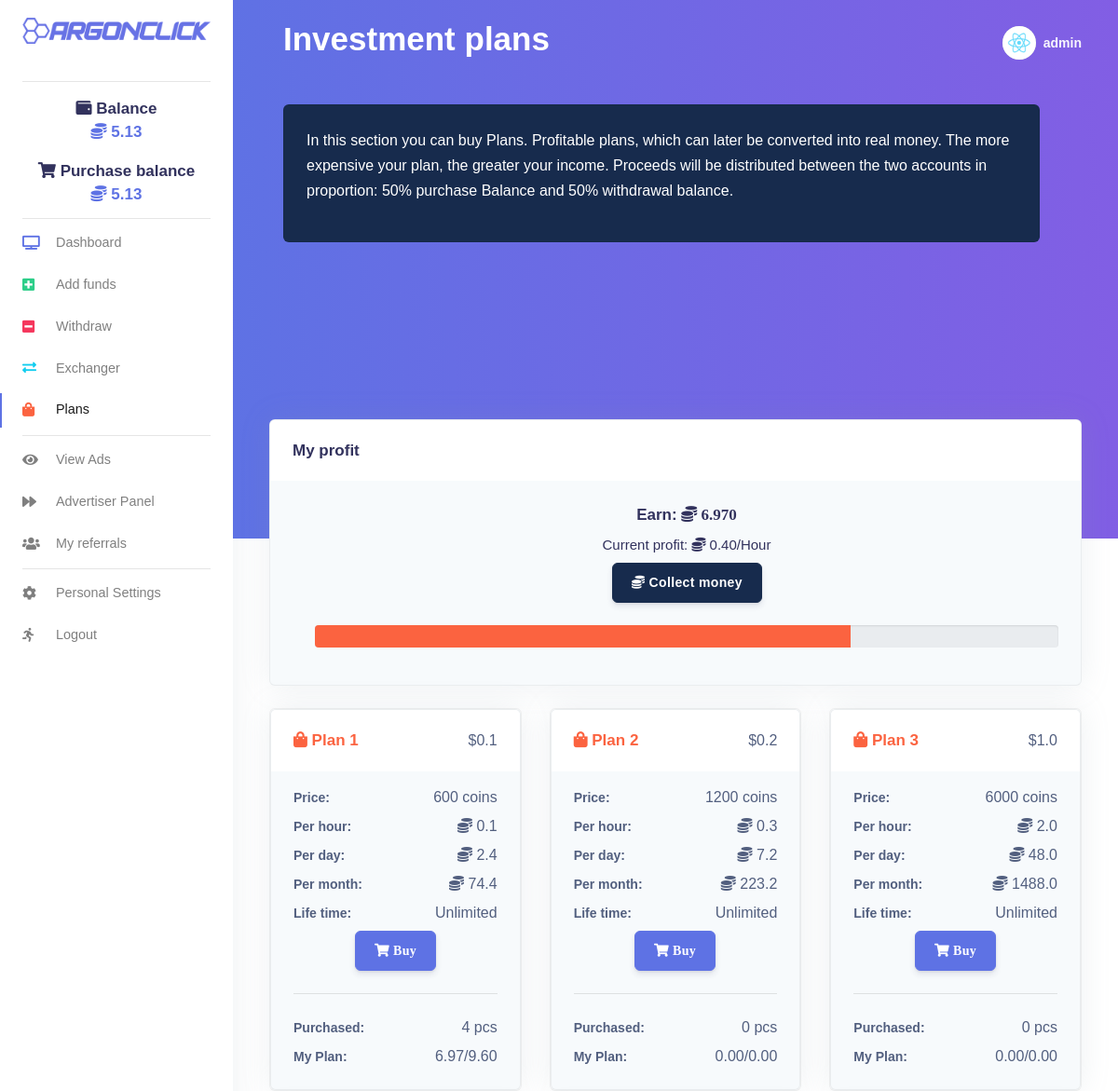
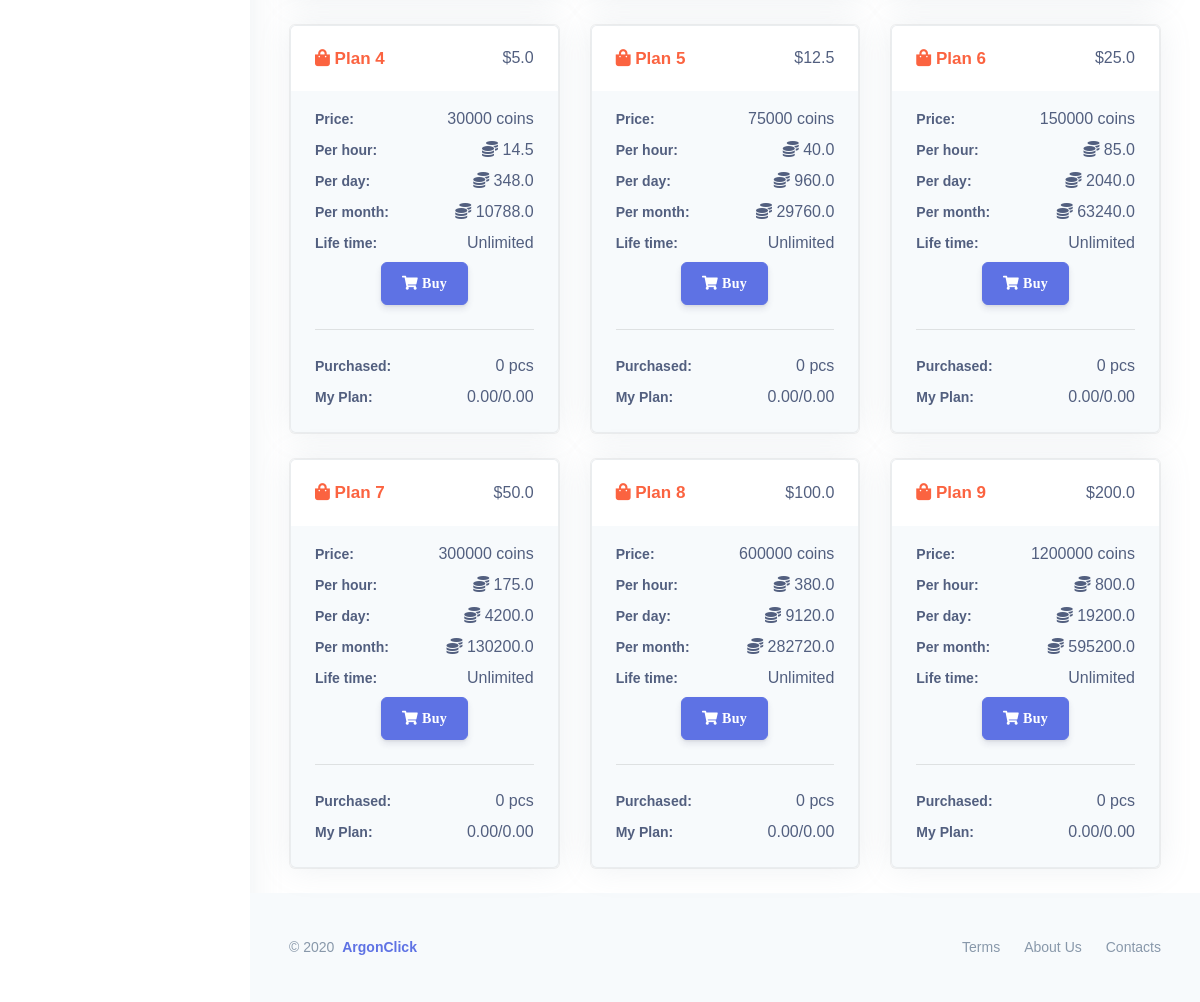
The page /plans/ (signed in) on the database as committed earlier (2 pictures, top to bottom).
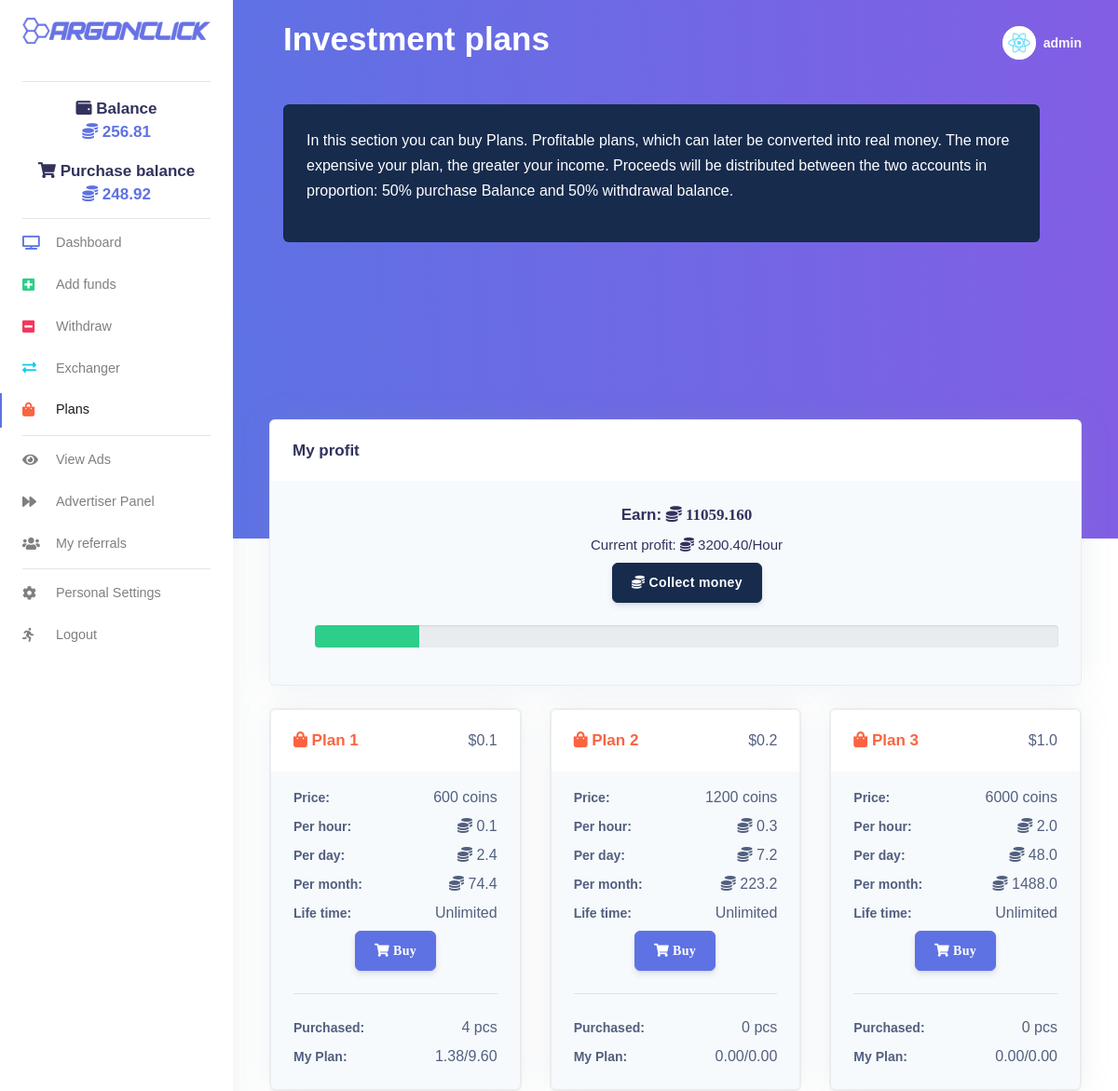
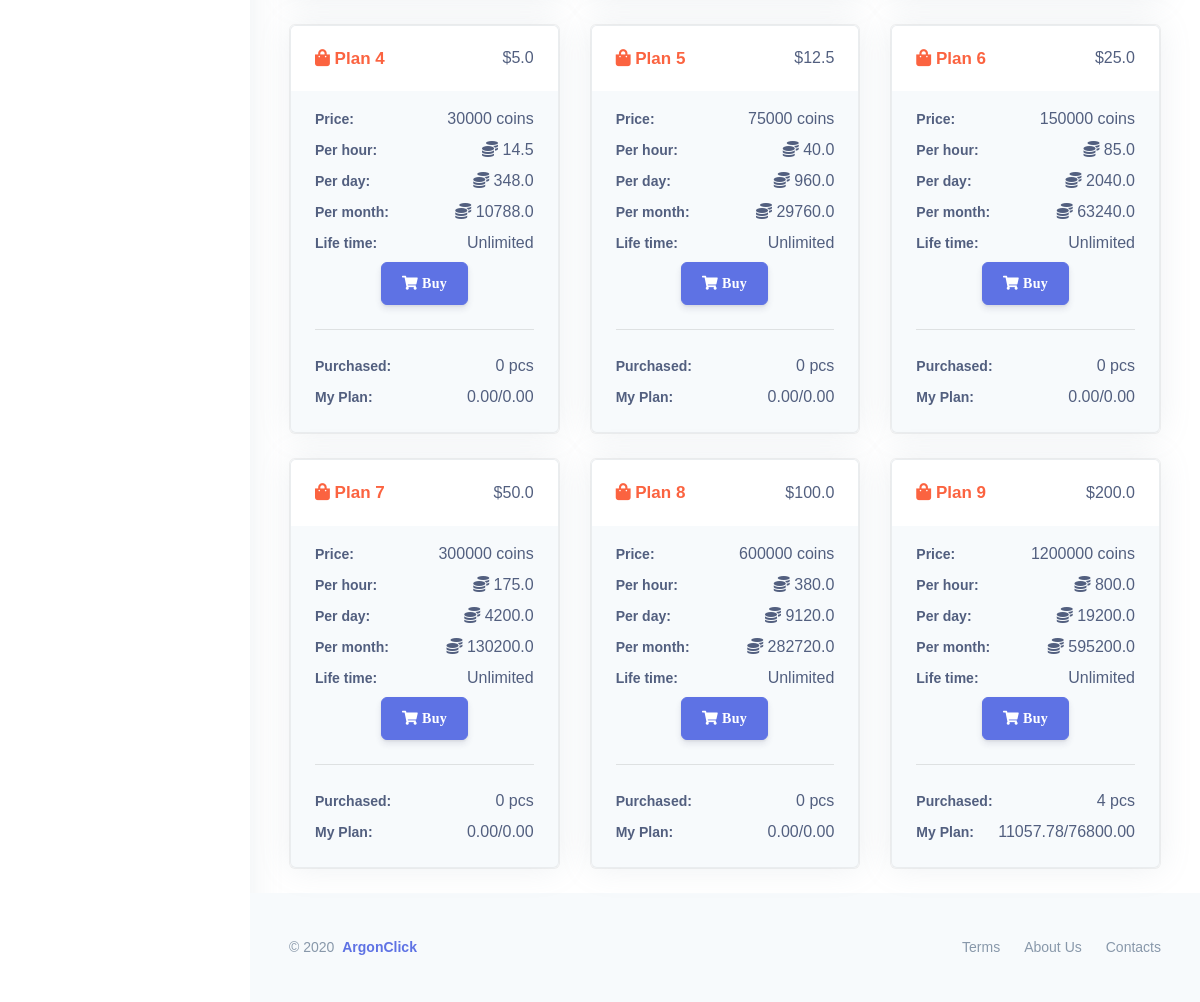
The same page on the database as committed later (2 pictures, top to bottom).
### frontend/models.py (models this page shows, shortened)
class Profile(models.Model):
    user = models.OneToOneField(User, on_delete=models.CASCADE)
    bio = models.TextField(max_length=500, blank=True)
    code = models.CharField(max_length=6, blank=True, unique=True)
    recommended_by = models.ForeignKey(User, on_delete=models.CASCADE, blank=True, null=True, related_name="ref_by")
    balance = models.FloatField(default=0.00, max_length=7)
    purchase_balance = models.FloatField(default=0.00, max_length=7)
    click = models.IntegerField(default=0)
    per_hour = models.FloatField(default=0.00, max_length=7)
    profit = models.FloatField(default=0.00, max_length=7)
    alltime_earning = models.FloatField(default=0.00)
    investment_plans = models.TextField(blank=True, null=True)
    all_deposits = models.FloatField(default=0.00, max_length=7)
    earned_click = models.FloatField(default=0.00, max_length=7)
    deposit = models.FloatField(default=0.00, max_length=7)
    paid_out = models.FloatField(default=0.00, max_length=7)
    payeer = models.CharField(max_length=9, blank=True, null=True, unique=True)
    perfectmoney = models.CharField(max_length=9, blank=True, null=True, unique=True)
    created = models.DateTimeField(auto_now_add=True)
    plan_created = models.DateTimeField(auto_now_add=True)
    no_plan = models.IntegerField(default=0)
    no_ad = models.IntegerField(default=0)
    title = models.CharField(max_length=70, blank=True, null=True)
    url = models.URLField(blank=True, max_length=200)
    ads = models.TextField(blank=True, null=True)
    plans = models.TextField(blank=True, null=True)
    def save(self, *args, **kwargs):
        if self.code == '':
            code = generate_ref_code()
            self.code = code
        super().save(*args, **kwargs)

class PlansPlan(models.Model):
    price = models.IntegerField(default=0)
    price_in_dollor = models.FloatField(default=0.00)
    per_hour = models.FloatField(default=0.00)
    per_day = models.FloatField(default=0.00)
    per_month = models.FloatField(default=0.00)
    life_time = models.CharField(max_length=10, null=True, blank=True)

### frontend/views.py (the view, shortened to what this page needs)
# urls.py: path('plans/', views.plans, name="plans_page"),
@login_required(login_url='login_page')
def plans(request, *args, **kwargs):
    user_obj = User.objects.get(username=str(request.user.username))
    profile = Profile.objects.get(user=user_obj)
    if profile.plans in ['plans', None]: profile.ads = ''
    if profile.investment_plans in ['plans', None]: profile.investment_plans = ''
    a = pytz.utc.localize(datetime.utcnow())
    b = a-profile.plan_created
    second = b.seconds
    hour = second/3600
    profile.per_hour = 0
    b = save_asList(profile, profile.investment_plans)
    l = PlansPlan.objects.count()
    prof = [0]*l
    max_prof = [0]*l
    if l:
        for plan in PlansPlan.objects.all():
            profile.per_hour += plan.per_hour*int(b[plan.id-1])
            if len(save_asList(profile, profile.investment_plans)) != PlansPlan.objects.count():
                profile.investment_plans += f"0"
    for i in range(l):
        plan = PlansPlan.objects.get(id=i+1)
        max_prof[i] = 24*plan.per_hour*int(b[i])
        if hour > 24:
            profile.profit = 24*profile.per_hour
            prof[i] = 24*plan.per_hour*int(b[i])
        else:
            profile.profit = hour*profile.per_hour
            prof[i] = hour*plan.per_hour*int(b[i])
    if profile.profit > profile.per_hour*24:
        profile.profit = profile.per_hour*24
        max_profit = 100
    elif profile.profit == 0:
        max_profit = 0
    else:
        max_profit = int((profile.profit/(profile.per_hour*24)*100))
    profile.save()
    return render(request, 'frontend/plans.html', {"profile": profile,
                                                   "plans": zip(PlansPlan.objects.all() if l else [], prof, max_prof, save_asList(profile, profile.investment_plans)),
                                                   "pcs": sum([int(i) for i in save_asList(profile, profile.investment_plans)]),
                                                   "profit": profile.profit,
                                                   "max_profit": max_profit,
                                                   })

### frontend/views.py (called while the page is built, shortened)
def save_asList(profile, obj):
    if len(obj):
        a = obj
        if a.count('') > 1:
            a = a.split('')
        else:
            a = a.replace('', '').split("ው")
        if '' in a: a.remove('')
        if obj == profile.investment_plans: return a
    return []

### frontend/templates/frontend/plans.html (shortened to what this page needs)
{% load i18n static %}<!DOCTYPE html>
{% load static %}
{% load compress %}
{% get_current_language as LANGUAGE_CODE %}{% get_current_language_bidi as LANGUAGE_BIDI %}
<html lang="{{ LANGUAGE_CODE|default:"en-us" }}" {% if LANGUAGE_BIDI %}dir="rtl"{% endif %}>
<head>
    {% compress css %}
    <link rel="stylesheet" type="text/css" href="{% static 'css/css.css' %}" charset="utf-8">
    <link rel="stylesheet" href="https://cdnjs.cloudflare.com/ajax/libs/font-awesome/5.5.0/css/all.css" type="text/css" charset="utf-8">
    <link rel="stylesheet" href="https://appsrv1-147a1.kxcdn.com/black-dashboard/css/nucleo-icons.min.css" type="text/css" charset="utf-8">
    <link rel="stylesheet" type="text/css" href="{% static 'css/argon-dashboard.css' %}" charset="utf-8">
    <link rel="stylesheet" type="text/css" href="{% static 'css/animate.css' %}" charset="utf-8">
    {% endcompress %}
</head>
{% load i18n %}
<body class="body">
<nav class="navbar navbar-vertical fixed-left navbar-expand-md navbar-light bg-white" id="sidenav-main">
  <div class="container-fluid">
    <a class="navbar-brand pt-0" href="{% url 'home_page' %}"> <img src="{% static 'img/blue.png' %}" class="navbar-brand-img" alt="..."> </a>
    <div class="collapse navbar-collapse" id="sidenav-collapse-main">
        <hr class="my--2">
      <ul id="wallet-shopping" class="navbar-nav">
           <div class="text-center mt-4">
                    <h3><i class="fas fa-wallet"></i> Balance</h3>
                    <div class="h3 font-weight-bold text-primary mt--2"> <i class="fas fa-coins"></i>  {{ profile.balance|floatformat:2 }}</div>
                  </div>
             <div class="text-center mt-2">
                    <h3><i class="fas fa-shopping-cart"></i> Purchase balance</h3>
                    <div class="h3 font-weight-bold text-primary mt--2" id="pb"> <i class="fas fa-coins"></i>  {{ profile.purchase_balance|floatformat:2  }}</div>
                  </div>
      </ul>
           <hr class="my-1">
      <ul class="navbar-nav">
        <li class="nav-item"> <a class="nav-link" href="{% url 'account_page' %}"> <i class="fa fa-tv text-primary"></i> Dashboard </a> </li>
        <li class="nav-item"> <a class="nav-link" href="{% url 'insert_page' %}"> <i class="fa fa-plus-square text-success"></i> Add funds </a> </li>
        <li class="nav-item"> <a class="nav-link" href="{% url 'payment_page' %}"> <i class="fa fa-minus-square text-red"></i> Withdraw </a> </li>
        <li class="nav-item"> <a class="nav-link" href="{% url 'exchange_page' %}"> <i class="fas fa-exchange-alt text-info"></i> Exchanger </a> </li>
        <li class="nav-item"> <a class="nav-link active" href="{% url 'plans_page' %}"> <i class="fa fa-shopping-bag text-warning"></i> Plans </a> </li>
      </ul>
      <hr class="my-1">
      <ul class="navbar-nav">
        <li class="nav-item"> <a class="nav-link" href="{% url 'viewads_page' %}"> <i class="fa fa-eye"></i> View Ads </a> </li>
        <li class="nav-item"> <a class="nav-link" href="{% url 'viewads_add_page' %}"> <i class="fa fa-forward"></i> Advertiser Panel </a> </li>
        <li class="nav-item"> <a class="nav-link" href="{% url 'referrals_page' %}"> <i class="fa fa-users"></i> My referrals </a> </li>
      </ul>
      <hr class="my-1">
      <ul class="navbar-nav">
        <li class="nav-item"> <a class="nav-link" href="{% url 'settings_page' %}"> <i class="fa fa-cog"></i> Personal Settings </a> </li>
        <li class="nav-item"> <a class="nav-link" href="{% url 'exit_page' %}"> <i class="fas fa-running"></i> Logout </a> </li>
      </ul>
    </div>
  </div>
</nav>
  <div class="main-content">
    <nav class="navbar navbar-top navbar-expand-md navbar-dark" id="navbar-main">
      <div class="container-fluid">
        <div class="col">
          <h1 class="display-3 text-white">Investment plans</h1>
        </div>
      <ul class="navbar-nav align-items-center d-none d-md-flex">
        <li class="nav-item dropdown"> <a class="nav-link pr-0" href="#" role="button" data-toggle="dropdown" aria-haspopup="true" aria-expanded="false">
          <div class="media align-items-center"> <span class="avatar avatar-sm rounded-circle"> <img alt="Image placeholder" src="{% static 'img/react.jpg' %}"> </span>
            <div class="media-body ml-2 d-none d-lg-block"> <span class="mb-0 text-sm  font-weight-bold notranslate">{{ user.username|default:'Guest' }}</span> </div>
          </div>
          </a>
        </li>
      </ul>
      </div>
    </nav>
    <div class="header bg-gradient-primary pb-9 pt-7 pt-md-8">
      <div class="container-fluid d-flex align-items-center mt--3">
        <div class="row  col">
          <div class="col-xl-12 col-lg-12">
            <div class="card bg-default">
              <div class="card-body">
                <div class="text-white">
                  <p>In this section you can buy Plans. Profitable
plans, which can later be converted into real money. The more expensive
your plan, the greater your income. Proceeds will be distributed between
 the two accounts in proportion: 50% purchase Balance and 50% withdrawal
 balance.</p>
                </div>
              </div>
            </div>
          </div>
        </div>
      </div>
	  <div class="col-lg-12 text-center mt-4">
<iframe data-aa="1328909" src="//ad.a-ads.com/1328909?size=468x60" scrolling="no" style="width:468px; height:60px; border:0px; padding:0; overflow:hidden" allowtransparency="true" oz7o138jx=""></iframe>
<iframe data-aa="1328909" src="//ad.a-ads.com/1328909?size=468x60" scrolling="no" style="width:468px; height:60px; border:0px; padding:0; overflow:hidden" allowtransparency="true" oz7o138jx=""></iframe>
</div>
    </div>
    <div class="container-fluid mt--8">
      <div id="rate_click" class="row">
        <div class="col-xl-12">
          <div class="card bg-secondary shadow">
            <div class="card-header bg-white border-0">
              <div class="row align-items-center">
                <div class="col-8">
                  <h3 class="mb-0">My profit</h3>
                </div>
              </div>
            </div>
            <div class="card-body">
              <div class="pl-lg-4">
                <div class="row">
                  <div class="col-lg-12">
                    <div class="text-center">
                        <h3>Earn: <span class="fas fa-coins notranslate" id="Sbor"> {{ profit|floatformat:3 }}</span></h3>
                      <div class="h4 font-weight-300">Current profit: <i class="fas fa-coins"></i> {{ profile.per_hour|floatformat:2 }}/Hour</div>
                      <form action="{% url 'plans_page' %}" id="collectForm" method="post">
                        <button class="btn btn-default" id="collect-btn" type="submit">
                          <span class="btn-inner--icon"><i class="fa fa-coins"></i></span>
                          <span class="btn-inner--text">Collect money</span>
                        </button>
                      </form>
                      <br />
                    {% if max_profit <= 50 %}
                      <div class="progress">
                          <div class="progress-bar bg-success" role="progressbar" style="width: {{max_profit}}%" aria-valuenow="25" aria-valuemin="0" aria-valuemax="100"></div>
                      </div>
                    {% elif 50 < max_profit < 100 %}
                      <div class="progress">
                          <div class="progress-bar bg-warning" role="progressbar" style="width: {{max_profit}}%" aria-valuenow="75" aria-valuemin="0" aria-valuemax="100"></div>
                      </div>
                      {% elif max_profit >= 100 %}
                      <div class="progress">
                      <div class="progress-bar bg-danger" role="progressbar" style="width: 100%" aria-valuenow="100" aria-valuemin="0" aria-valuemax="100"></div>
                      </div>
                    {% endif %}
                    </div>
                  </div>
                </div>
              </div>
            </div>
          </div>
        </div>
      </div>
    </div>
    <div class="container-fluid">
      <div id="show_table" class="row">
          {% for plan, p, mp, pcs in plans %}
          <div id="plan{{forloop.counter}}" class="col-xl-4 col-lg-6 mt-4">
            <div class="card card-stats mb-4 mb-xl-0">
              <div class="card bg-secondary shadow">
                <div class="card-header bg-white border-0">
                  <div class="row align-items-center">
                    <div class="col-8">
                        <h3 class="mb-0 text-warning"><span class="fa fa-shopping-bag"></span> Plan {{plan.id}}</h3>
                    </div>
                    <div class="col-4 text-right">${{plan.price_in_dollor}}</div>
                  </div>
                </div>
                <div class="card-body">
                  <div class="row">
                    <div class="col-lg-12">
                      <div>
                        <label class="form-control-label">Price:</label>
                        <span class="float-right">{{plan.price}} coins</span>
                      </div>
                      <div>
                        <label class="form-control-label">Per hour:</label>
                        <span class="float-right"><span class="fas fa-coins"></span> {{plan.per_hour}}</span>
                      </div>
                      <div>
                        <label class="form-control-label">Per day:</label>
                        <span class="float-right"><span class="fas fa-coins"></span> {{plan.per_day}}</span>
                      </div>
                      <div>
                        <label class="form-control-label">Per month:</label>
                        <span class="float-right"><span class="fas fa-coins"></span> {{plan.per_month}}</span>
                      </div>
					  <div>
                        <label class="form-control-label">Life time:</label>
                        <span class="float-right">Unlimited</span>
                      </div>
                    </div>
                  </div>
                  <div class="text-center">
                      <form action="{% url 'plans_page' %}" id="buyplanForm{{forloop.counter}}" method="post">
                        <button class="btn fas fa-shopping-cart btn-3 btn-primary" type="submit">
                        <span class="btn-inner--text">Buy</span>
                      </button>
                    </form>
                  </div>
                  <hr class="my-4">
                  <div class="row">
                    <div class="col-lg-12">
                      <div>
                        <label class="form-control-label">Purchased:</label>
                        <span class="float-right">{{ pcs }} pcs</span>
                      </div>
                      <div>
                        <label class="form-control-label">My Plan:</label>
                        <span class="float-right notranslate" id="Sbor{{plan.id}}">{{ p|floatformat:2 }}/{{ mp|floatformat:2 }}</span>
                      </div>
                    </div>
                  </div>
                </div>
              </div>
            </div>
          </div>
          {% endfor %}
      </div>
    </div>
    <footer class="footer mt-4">
      <div class="container-fluid">
        <div class="row align-items-center justify-content-xl-between">
          <div class="col-xl-6">
            <div class="copyright text-center text-xl-left text-muted"> © 2020 <a href="{% url 'home_page' %}" class="font-weight-bold ml-1">ArgonClick</a> </div>
          </div>
          <div class="col-xl-6">
            <ul class="nav nav-footer justify-content-center justify-content-xl-end">
              <li class="nav-item"> <a href="{% url 'terms_page' %}" class="nav-link">Terms</a> </li>
              <li class="nav-item"> <a href="{% url 'about_page'%}" class="nav-link">About Us</a> </li>
              <li class="nav-item"> <a href="{% url 'contacts_page' %}" class="nav-link">Contacts</a> </li>
            </ul>
          </div>
        </div>
      </div>
    </footer>
  </div>
</body></html>

Rows that differ between the two databases and show on the page:
changed Profile: balance "5.13" → "256.81"; purchase_balance "5.13" → "248.92"; profit "6.970" → "11059.160"; per_hour "0.40" → "3200.40"
computed for PlansPlan id 1: p "6.97" → "1.38"
computed for PlansPlan id 9: pcs "0" → "4"; p "0.00" → "11057.78"; mp "0.00" → "76800.00"
